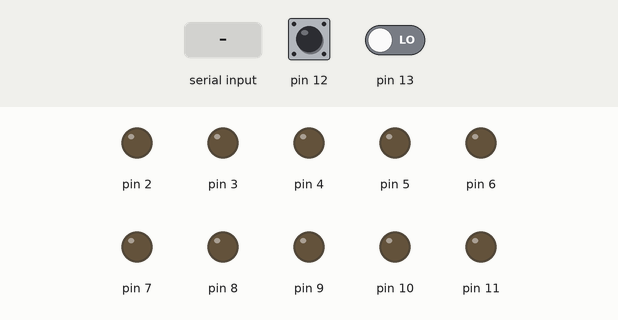
Recording of a sketch running on a simulated Arduino Uno, built with avr-gcc and run on an emulated ATmega328P. Shown: output pins drawn as LEDs (lit = HIGH). The test bench sets the inputs (shaded band); at power-on: pin 12 LOW, pin 13 LOW. What the sketch prints to the serial monitor is not drawn.

Above: at 1.2 s.
1.3 s: byte 30 received over Serial
At 2.4 s:
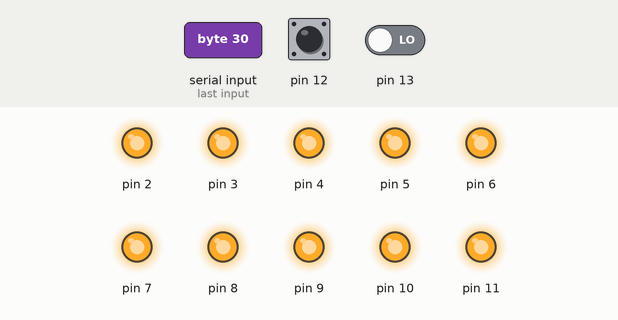
2.8 s: pin 12 pulled HIGH for 0.15 s
Timing chart, 0 to 5.8 s (numbered marks = the images above; inputs shaded):
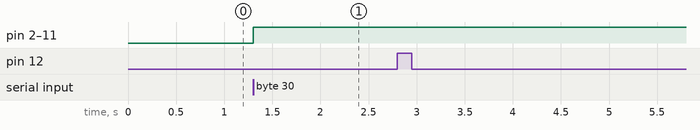

The sketch:

arduinoReceiver.ino
```cpp
int incomingByte;  //a variable to read incoming serial data
int recordedRange; //a variable to record the last range received
boolean bIsOn; //to know if the LEDs are on or off

int noButtonState;
int yesButtonState;

boolean bWillWait;
boolean firstRead = false;

void setup() {

  //initiate serial communication:
  Serial.begin(9600);
  //Serial.println(F("starting up"));

  //set the digital pins to which the LEDs are connected to OUTPUT
  for (int i = 2; i <= 11; i++) {
    pinMode (i, OUTPUT);
    digitalWrite(i, LOW);
  }

  pinMode (12, INPUT);
  pinMode (13, INPUT);

  //start with the LEDs on
  bIsOn = true;

}

void loop() {

  // read serial messages
  if (Serial.available() > 0) {

    incomingByte = Serial.read();

    //test if the values received are the on/off boolean or the ranges
    if (incomingByte >= 2) {
      recordedRange = incomingByte;
    }
    else {
      bIsOn = incomingByte;
    }

    //if LEDs are off, set all of them to LOW
    if (!bIsOn) {
      for (int i = 13; i >= 2; i--) {
        digitalWrite (i, LOW);
      }
    }

    //if LEDs are on, set all of them to LOW
    else {
      for (int i = 13; i >= 2; i--) {
        if (i < recordedRange) {
          digitalWrite (i, HIGH);
        } else {
          digitalWrite(i, LOW);
        }
      }
    }

    //read all the bytes in the serial buffer
    while (Serial.available()) incomingByte = Serial.read();
  }

  noButtonState = digitalRead(12);
  yesButtonState = digitalRead(13);

  if (noButtonState == HIGH) {
    bWillWait = false;
    firstRead = true;
  }

  if (yesButtonState == HIGH) {
    bWillWait = true;
    firstRead = true;
  }

  if (firstRead) Serial.println(bWillWait);

}
```

Measured:
- after the input at 1.3 s, pin 2–11: LOW → HIGH at once
